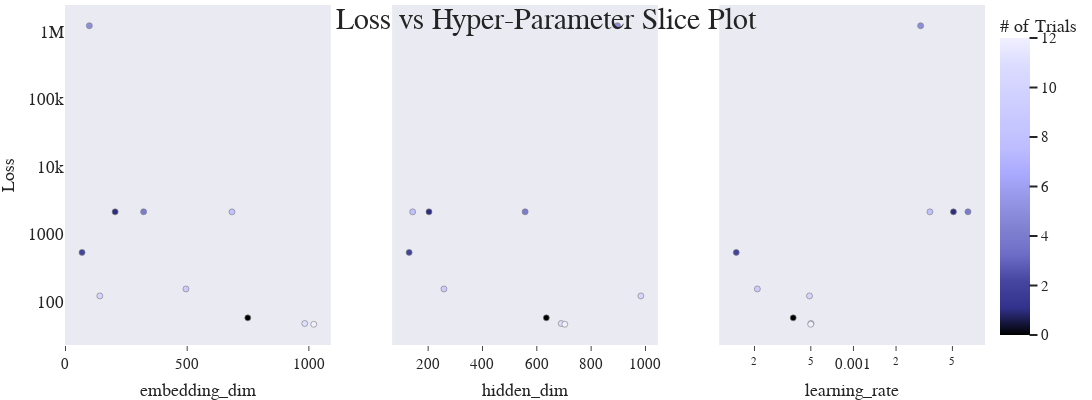

The code cell stored with this chart in its notebook:
### Code cell
imp.reload(cplot)
fig=cplot.get_slice_plot(study,objective_value="Loss",log_loss=True)
fig.update_layout(
    autosize=False,title_text='Loss vs Hyper-Parameter Slice Plot', title_x=0.5, title_y=0.98,
    template="seaborn",
    width=1100,height=400,
    font_family="Times New Roman",
    font_size=15,
    title_font_family="Times New Roman",
    title_font_size=30,
    margin=dict(l=0, t=5,r=1,  b=10),                                   
    )

fig.update_xaxes(showgrid=False,zeroline=False,tickangle=0, tickfont=dict(size=15),)

fig.update_yaxes(showgrid=False,tickangle=0, tickfont=dict(size=17),dtick=1)

fig.update_traces(marker=dict(colorscale=icy))

with open("slice_plotround2.pdf", "wb") as f:
    f.write(scope.transform(fig, format="pdf", width=1100,height=420,))

fig

### Figure 1 — Plotly figure (JSON) as saved in the notebook; plotly's stock layout.template omitted (floating-point values rounded to 4 significant figures)
{"data": [{"marker": {"color": [0, 1, 2, 4, 5, 8, 9, 10, 11, 12], "colorbar": {"title": {"text": "# of Trials"}, "x": 1, "xpad": 15, "y": 0.5}, "colorscale": [[0, "rgb(0, 0, 0)"], [0.09091, "rgb(50,50,140)"], [0.1818, "rgb(70,70,160)"], [0.2727, "rgb(110,110,200)"], [0.3636, "rgb(130,130,210)"], [0.4545, "rgb(150,150,230)"], [0.5455, "rgb(170,170,255)"], [0.6364, "rgb(190,190,255)"], [0.7273, "rgb(200,200,255)"], [0.8182, "rgb(210,210,255)"], [0.9091, "rgb(220,220,255)"], [1, "rgb(240,240,255)"]], "line": {"color": "grey", "width": 0.65}, "showscale": true}, "mode": "markers", "showlegend": false, "type": "scatter", "x": [749, 204, 68, 321, 98, 684, 495, 141, 983, 1020], "xaxis": "x", "y": [57.7, 2152.0, 539.6, 2157.0, 1236000.0, 2151.0, 154.9, 122.1, 47.59, 46.39], "yaxis": "y"}, {"marker": {"color": [0, 1, 2, 4, 5, 8, 9, 10, 11, 12], "colorbar": {"title": {"text": "# of Trials"}, "x": 1, "xpad": 15}, "colorscale": [[0, "rgb(0, 0, 0)"], [0.09091, "rgb(50,50,140)"], [0.1818, "rgb(70,70,160)"], [0.2727, "rgb(110,110,200)"], [0.3636, "rgb(130,130,210)"], [0.4545, "rgb(150,150,230)"], [0.5455, "rgb(170,170,255)"], [0.6364, "rgb(190,190,255)"], [0.7273, "rgb(200,200,255)"], [0.8182, "rgb(210,210,255)"], [0.9091, "rgb(220,220,255)"], [1, "rgb(240,240,255)"]], "line": {"color": "grey", "width": 0.65}, "showscale": false}, "mode": "markers", "showlegend": false, "type": "scatter", "x": [635, 203, 130, 557, 897, 143, 258, 983, 690, 703], "xaxis": "x2", "y": [57.7, 2152.0, 539.6, 2157.0, 1236000.0, 2151.0, 154.9, 122.1, 47.59, 46.39], "yaxis": "y2"}, {"marker": {"color": [0, 1, 2, 4, 5, 8, 9, 10, 11, 12], "colorbar": {"title": {"text": "# of Trials"}, "x": 1, "xpad": 15}, "colorscale": [[0, "rgb(0, 0, 0)"], [0.09091, "rgb(50,50,140)"], [0.1818, "rgb(70,70,160)"], [0.2727, "rgb(110,110,200)"], [0.3636, "rgb(130,130,210)"], [0.4545, "rgb(150,150,230)"], [0.5455, "rgb(170,170,255)"], [0.6364, "rgb(190,190,255)"], [0.7273, "rgb(200,200,255)"], [0.8182, "rgb(210,210,255)"], [0.9091, "rgb(220,220,255)"], [1, "rgb(240,240,255)"]], "line": {"color": "grey", "width": 0.65}, "showscale": false}, "mode": "markers", "showlegend": false, "type": "scatter", "x": [0.0003756, 0.005086, 0.0001487, 0.006439, 0.002983, 0.003469, 0.0002096, 0.0004894, 0.0005015, 0.0004991], "xaxis": "x3", "y": [57.7, 2152.0, 539.6, 2157.0, 1236000.0, 2151.0, 154.9, 122.1, 47.59, 46.39], "yaxis": "y3"}], "layout": {"autosize": false, "font": {"family": "Times New Roman", "size": 15}, "height": 400, "margin": {"b": 10, "l": 0, "r": 1, "t": 5}, "title": {"font": {"family": "Times New Roman", "size": 30}, "text": "Loss vs Hyper-Parameter Slice Plot", "x": 0.5, "y": 0.98}, "width": 1100, "xaxis": {"anchor": "y", "autorange": true, "domain": [0, 0.2889], "range": [-1.633, 1090.0], "showgrid": false, "tickangle": 0, "tickfont": {"size": 15}, "ticks": "outside", "title": {"text": "embedding_dim"}, "type": "linear", "zeroline": false}, "xaxis2": {"anchor": "y2", "autorange": true, "domain": [0.3556, 0.6444], "range": [67.61, 1045.0], "showgrid": false, "tickangle": 0, "tickfont": {"size": 15}, "ticks": "outside", "title": {"text": "hidden_dim"}, "type": "linear", "zeroline": false}, "xaxis3": {"anchor": "y3", "autorange": true, "domain": [0.7111, 1], "range": [-3.947, -2.071], "showgrid": false, "tickangle": 0, "tickfont": {"size": 15}, "ticks": "outside", "title": {"text": "learning_rate"}, "type": "log", "zeroline": false}, "yaxis": {"anchor": "x", "autorange": true, "domain": [0, 1], "dtick": 1, "range": [1.358, 6.4], "showgrid": false, "tickangle": 0, "tickfont": {"size": 17}, "title": {"text": "Loss"}, "type": "log"}, "yaxis2": {"anchor": "x2", "autorange": true, "domain": [0, 1], "dtick": 1, "matches": "y", "range": [1.358, 6.4], "showgrid": false, "showticklabels": false, "tickangle": 0, "tickfont": {"size": 17}, "type": "log"}, "yaxis3": {"anchor": "x3", "autorange": true, "domain": [0, 1], "dtick": 1, "matches": "y", "range": [1.358, 6.4], "showgrid": false, "showticklabels": false, "tickangle": 0, "tickfont": {"size": 17}, "type": "log"}}}
